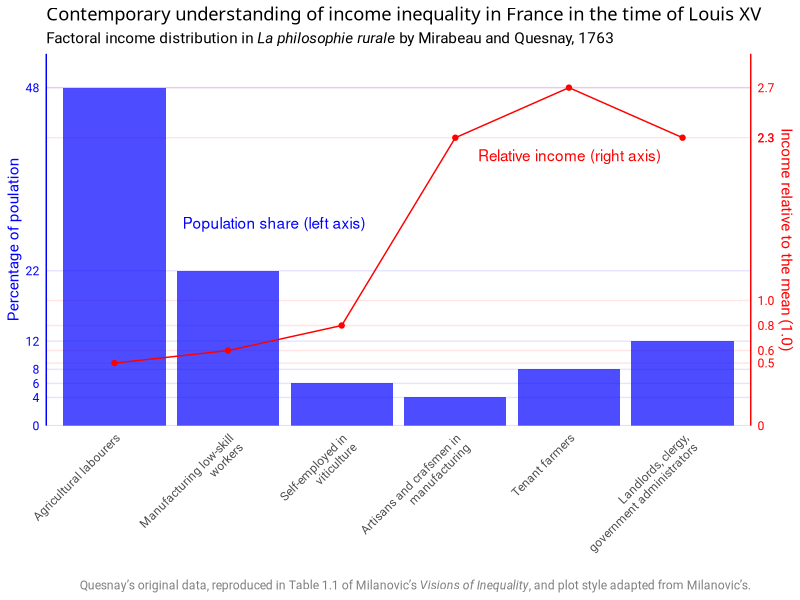

Recreate this plot in R. (Note: this script raises an error after producing the figure.)

library(tidyverse)
library(ggtext)
library(ggrepel)

d1 <- tribble(~population, ~income, ~class, ~class_detail,
              48, 0.5, "Workers",            "Agricultural labourers",
              22, 0.6, "Workers",            "Manufacturing low-skill workers",
              6, 0.8, "Self-employed",       "Self-employed in viticulture",
              4, 2.3, "Self-empoyed",        "Artisans and crafsmen in manufacturing",
              8, 2.7, "Capitalists",         "Tenant farmers",
              12, 2.3, "The Elite",          "Landlords, clergy, government administrators"
              ) |> 
  mutate(country = "France",
         period = "1763",
         class = factor(class,levels = unique(class)),
         class_detail = str_wrap(class_detail, 25),
         class_detail = factor(class_detail, levels = class_detail),
         pop_prop = population / max(population),
         inc_prop = income / max(income),
         pop_ratio = max(population),
         inc_ratio = max(income))


stopifnot(sum(d1$population) == 100)

inc_col <- "red"
pop_col <- "blue"

theme_set(
  theme_minimal(base_family = "Roboto") +
    theme(
      panel.grid.minor = element_blank(),
      plot.subtitle = element_markdown(),
      plot.caption = element_markdown(colour = "grey50"),
      plot.title = element_markdown(family = "Sarala")
    )
)


#-------------dual axis bar and line chart-----------------
# as per Milanovic's style

p1 <- d1 |> 
  ggplot(aes(x = class_detail)) +
  # we want the 'gridlines' to be coloured, match the values, and behind the columns:
  geom_hline(yintercept = c(0, 1/2.7, d1$inc_prop), colour = inc_col, alpha = 0.1) +
  geom_hline(yintercept = c(0, d1$pop_prop), colour = pop_col, alpha = 0.1) +
  # columns for population:
  geom_col(aes(y = pop_prop), fill = pop_col, alpha = 0.7) +
  # lines and points for income:
  geom_line(aes(x = as.numeric(class_detail), y = inc_prop), colour = inc_col) +
  geom_point(aes(x = as.numeric(class_detail), y = inc_prop), colour = inc_col) +
  # annotated labels, also colour coded:
  annotate("text", x = 4.2, y = 0.8, label = "Relative income (right axis)", colour = inc_col, hjust = 0) +
  annotate("text", x = 1.6, y = 0.6, label = "Population share (left axis)", colour = pop_col, hjust = 0) +
  # two different sets of labels for the different variables:
  scale_y_continuous(expand = c(0, 0),
                     limits = c(0, 1.1),
                     breaks = c(0, d1$pop_prop), labels = c(0, d1$population),
                     sec.axis = dup_axis(breaks = c(0, 1/2.7, d1$inc_prop), 
                                         labels = c(0, "1.0", d1$income), 
                                         name = "Income relative to the mean (1.0)")) +
  labs(x = "",
       y = "Percentage of poulation",
       title = "Contemporary understanding of income inequality in France in the time of Louis XV",
       subtitle = "Factoral income distribution in *La philosophie rurale* by Mirabeau and Quesnay, 1763",
       caption = "Quesnay's original data, reproduced in Table 1.1 of Milanovic's *Visions of Inequality*, and plot style adapted from Milanovic's.") +
  theme(axis.text.x = element_text(angle = 45, hjust = 1),
        panel.grid.major = element_blank(),
        axis.line.y.right = element_line(colour = inc_col),
        axis.line.y.left = element_line(colour = pop_col),
        axis.title.y.left = element_text(colour = pop_col),
        axis.title.y.right = element_text(colour = inc_col),
        axis.text.y.left = element_text(colour = pop_col),
        axis.text.y.right = element_text(colour = inc_col))

svg_png(p1, "../img/0311-quesnay-bar", w = 10, h = 6)
        
#---------------scatter plot--------------


p2 <- d1 |> 
  ggplot(aes(x = population, y = income, label = class_detail)) +
  geom_hline(yintercept = 1, linetype = 2, colour = "grey80") +
  geom_point(size = 2) +
  geom_text_repel(colour = "steelblue", seed = 123, hjust = 0) +
  annotate("text", x = 30, y = 1.1, label = "Average income", colour = "grey80") +
  scale_x_continuous(breaks = c(0, d1$population), limits = c(0, 50), expand = c(0,0 )) +
  scale_y_continuous(breaks = c(0, 1, d1$income), limits = c(0, 3), expand = c(0,0 )) +
  labs(y = "Income relative to the mean (1.0)",
     x = "Percentage of population",
     title = "Contemporary understanding of income inequality in France in the time of Louis XV",
     subtitle = "Factoral income distribution in *La philosophie rurale* by Mirabeau and Quesnay, 1763",
     caption = "Quesnay's original data, reproduced in Table 1.1 of Milanovic's *Visions of Inequality*.") +
  theme(panel.grid.major = element_blank(),
        axis.line = element_line(colour = "grey80"))

svg_png(p2, "../img/0311-quesnay-scatter", w = 10, h = 6)

  
